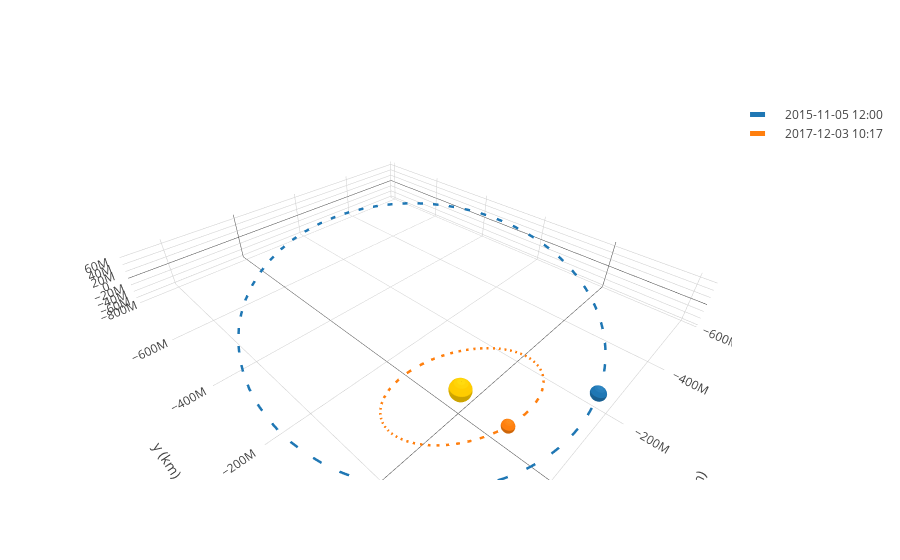

This figure's notebook cell:
### Code cell
from poliastro.plotting import OrbitPlotter3D
from poliastro.examples import Orbit, Earth

frame = OrbitPlotter3D()

frame.plot(churi)
frame.plot(Orbit.from_body_ephem(Earth))

frame.show();
